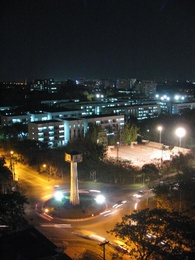
%> input picture a2_20171157/Input_images/Clear.jpg, 195 x 260 px, shrunk from 576 x 768 before the run
$ octave --eval "result = q5(imread('../Input_images/Clear.jpg'));"   (GNU Octave 9; MATLAB toolbox functions it lacks are replaced by stand-ins)
%> lines starting %> are read from the running program, lines starting %| are printed output that depends on the picture; in (x1, y1, x2, y2) boxes, pixels count from 0 and x2, y2 are one past the last pixel; in counts of white or black regions, pixels touching at a corner belong together; the program's own positions count from 1
### a2_20171157/src/cov.m
function out = cov(img1,mtx,n)
%> called with n = 5
if(mod(n,2)~=0)
    m = (n-1)/2;
else
    m=n/2;
end
d = size(img1);
%> d = [260 195]
out = zeros(d(1,1)+2*m,d(1,2)+2*m);
img = zeros(d(1,1)+2*m,d(1,2)+2*m);

img(m+1:(end-m),m+1:(end-m)) = img1;
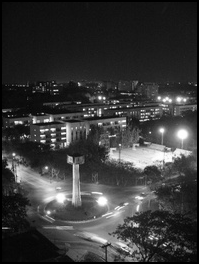
%> img: size 264x199 double; min 0, max 1, mean 0.223
for i = 2:d(1,1)
    for j = 2:d(1,2)
        part_temp = img(i-1:i+n-2,j-1:j+n-2) .* mtx;
        out(i-1,j-1) = sum(part_temp(:));
    end
end
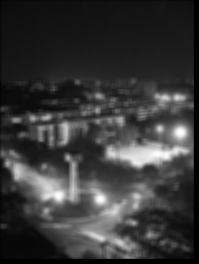
%> out: size 264x199 double; min 0, max 0.997, mean 0.221

### a2_20171157/src/q5.m
function res  = q5(im)
if size(im,3) == 3
    im = rgb2gray(im);
    im = im2double(im);
    img = im;
else
    im = im2double(im);
    img = im;
end
 filter = ones(5, 5) / (5 * 5);
 result_im = cov(im,filter,5);
 %result_im = uint8(result_im);
 imshowpair(im,result_im,'montage');
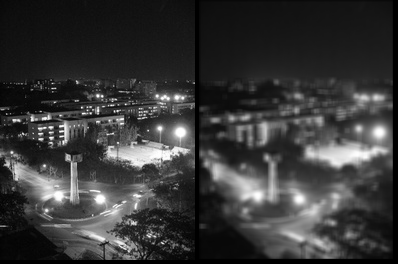
%> displayed picture: size 264x398, on the screen's scale of 0 to 255; min 0, max 255, mean 56
 title('Original and output image of 1st part');
 figure;
%im = rand(64);
x = zeros(1, 16);
normal = zeros(1, 16);
efficient = zeros(1, 16);
cntr = 1;
for k = 2:2:32
    tic
    im3 = lowpass(im, k);
    normal(cntr) = toc;
    tic
    im2 = efficient_lowpass(im,k);
    efficient(cntr) = toc;
    x(cntr) = k;
    cntr = cntr+1;
end
%> this loop made 16 passes
%> pass 1, in q5, `im3 = lowpass(im, k);`:
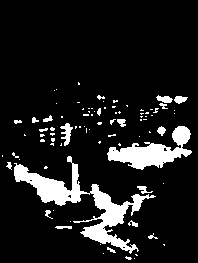
%> im3: size 263x198 uint8; values 0 (black) and 1 (white), 11.1% white; 86 white regions (65 under 20 px), largest, box (x1, y1, x2, y2) and area: (14, 156, 156, 254) 2996, (107, 126, 192, 170) 1594, (60, 123, 73, 146) 146
%> pass 1, in q5, `im2 = efficient_lowpass(im,k);`:
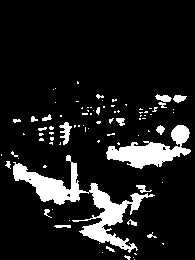
%> im2: size 260x195 uint8; values 0 (black) and 1 (white), 11.4% white; 87 white regions (66 under 20 px), largest, box (x1, y1, x2, y2) and area: (13, 155, 155, 253) 2991, (106, 125, 191, 169) 1591, (59, 122, 72, 145) 146
%> pass 2, in lowpass (call 2), `im = padarray(im, [floor((k-1)/2) floor((k-1)/2)], 0);`:
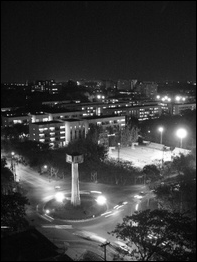
%> im: size 262x197 double; min 0, max 1, mean 0.227
%> after the loop, cntr = 17; efficient = [0.474 0.51 0.497 0.474 0.475 0.48 0.503 0.478 0.499 0.493 0.56 0.481 0.478 0.481 0.48 0.479]; normal = [0.352 0.36 0.367 0.369 0.376 0.392 0.404 0.478 0.451 0.443 0.492 0.482 0.481 0.502 0.516 0.543]; x = [2 4 6 8 10 12 14 16 18 20 22 24 26 28 30 32]

plot(x, normal);
hold on;
plot(x, efficient);
legend('Normal', 'Efficient');
xlabel('k');
ylabel('time in seconds');
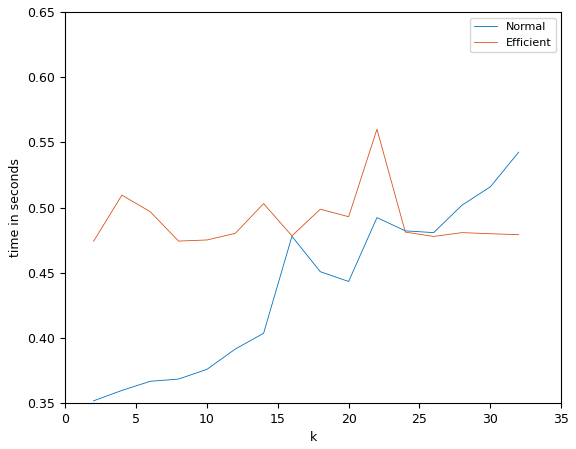
%> figure redrawn from the program's plot data; curve peaks at x = 32, y = 0.543; curve peaks at x = 22, y = 0.56
end
function result_im = lowpass(im, k)
    % padding the image
    im = padarray(im, [floor((k-1)/2) floor((k-1)/2)], 0);
    if mod(k-1, 2) == 1
        im = padarray(im, [1, 1], 0, 'pre');
    end
    im = double(im);
    % moving average filter
    filter = ones(k, k) / (k * k);
    result_im = cov(im,filter,k);
    result_im = uint8(result_im);
end

function result_im = efficient_lowpass(im, k)
    % padding the image
    result_im = zeros(size(im));
    im = padarray(im, [floor((k-1)/2) floor((k-1)/2)], 0);
    if mod(k-1, 2) == 1
        im = padarray(im, [1, 1], 0, 'pre');
    end
    for row = 1 : size(result_im, 1)
        if row == 1
            result_im(row, 1) = sum(sum(im(1:k, 1:k)));
        else
            result_im(row, 1) = result_im(row - 1, 1) - sum(im(row-1, 1:k)) + sum(im(row+k-1, 1:k));
        end
        for col = 2 : size(result_im, 2)
            result_im(row, col) = result_im(row, col-1) - sum(im(row:row+k-1, col-1)) + sum(im(row:row+k-1, col+k-1));
        end
    end
    result_im = result_im / (k * k);
    result_im = uint8(result_im);
end
%> (the run ends here)
